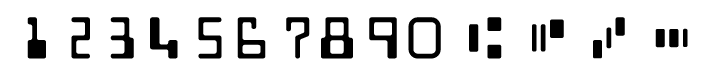
#> input picture OfferingPlate/examples/micr_e13b_reference.png, 708 x 79 px; its folder holds 2 pictures in this run
$ python bank_check_ocr_refactor.py --image ../examples/example_check.png --reference ../examples/micr_e13b_reference.png   (older library calls are emulated)
#> lines starting #> are read from the running program, lines starting #| are printed output that depends on the picture; after the words box and inside, x2 and y2 are one past the last pixel; in counts of white or black regions, pixels touching at a corner belong together
# USAGE
# python bank_check_ocr.py --image example_check.png --reference micr_e13b_reference.png

# import the necessary packages
from skimage.segmentation import clear_border
from imutils import contours
import numpy as np
import argparse
import imutils
import cv2

def extract_digits_and_symbols(image, charCnts, minW=5, minH=15):
    # grab the internal Python iterator for the list of character
    # contours, then  initialize the character ROI and location
    # lists, respectively
    charIter = charCnts.__iter__()
    rois = []
    locs = []

    # keep looping over the character contours until we reach the end
    # of the list
    while True:
        try:
            # grab the next character contour from the list, compute
            # its bounding box, and initialize the ROI
            c = next(charIter)
            (cX, cY, cW, cH) = cv2.boundingRect(c)
            roi = None

            # check to see if the width and height are sufficiently
            # large, indicating that we have found a digit
            if cW >= minW and cH >= minH:
                # extract the ROI
                roi = image[cY:cY + cH, cX:cX + cW]
                rois.append(roi)
                locs.append((cX, cY, cX + cW, cY + cH))

            # otherwise, we are examining one of the special symbols
            else:
                # MICR symbols include three separate parts, so we
                # need to grab the next two parts from our iterator,
                # followed by initializing the bounding box
                # coordinates for the symbol
                parts = [c, next(charIter), next(charIter)]
                (sXA, sYA, sXB, sYB) = (np.inf, np.inf, -np.inf,
                    -np.inf)

                # loop over the parts
                for p in parts:
                    # compute the bounding box for the part, then
                    # update our bookkeeping variables
                    (pX, pY, pW, pH) = cv2.boundingRect(p)
                    sXA = min(sXA, pX)
                    sYA = min(sYA, pY)
                    sXB = max(sXB, pX + pW)
                    sYB = max(sYB, pY + pH)

                # extract the ROI
                roi = image[sYA:sYB, sXA:sXB]
                rois.append(roi)
                locs.append((sXA, sYA, sXB, sYB))

        # we have reached the end of the iterator; gracefully break
        # from the loop
        except StopIteration:
            break

    # return a tuple of the ROIs and locations
    return (rois, locs)

def read_reference_image(refImage):
    # load the reference MICR image from disk, convert it to grayscale,
    # and threshold it, such that the digits appear as *white* on a
    # *black* background
#> called with refImage = '../examples/micr_e13b_reference.png'
    ref = cv2.imread(refImage)
#> ref is the input picture: shape (79, 708, 3); min 0, max 255, mean 222.6
    ref = cv2.cvtColor(ref, cv2.COLOR_BGR2GRAY)
#> ref: shape (79, 708)
    ref = imutils.resize(ref, width=400)
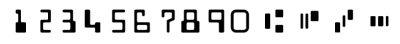
#> ref: shape (44, 400); min 0, max 255, mean 222.6
    ref = cv2.threshold(ref, 0, 255, cv2.THRESH_BINARY_INV |
        cv2.THRESH_OTSU)[1]
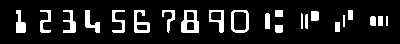
#> ref: shape (44, 400); 12.6% white; 22 white regions

    # find contours in the MICR image (i.e,. the outlines of the
    # characters) and sort them from left to right
    refCnts = cv2.findContours(ref.copy(), cv2.RETR_EXTERNAL,
        cv2.CHAIN_APPROX_SIMPLE)
#> refCnts = 22 contours, 3 with area under 20; largest, box (x1, y1, x2, y2) and area: (231, 10, 249, 33) 358, (181, 10, 199, 33) 320, (209, 10, 224, 33) 199, (134, 10, 150, 33) 193, (85, 10, 100, 33) 122
    refCnts = refCnts[0] if imutils.is_cv2() else refCnts[1]
    refCnts = contours.sort_contours(refCnts, method="left-to-right")[0]

    # extract the digits and symbols from the list of contours, then
    # initialize a dictionary to map the character name to the ROI
    refROIs = extract_digits_and_symbols(ref, refCnts,
        minW=10, minH=20)[0]
#> the loop in extract_digits_and_symbols, `while True:` made 15 passes
#> (c, cX, cY, cW, cH) on passes 12 to 13: ([[301, 13], [301, 28], [302, 28], [302, 14]], 301, 13, 2, 16), ([[335, 22], [335, 31], [339, 31], [339, 22]], 335, 22, 5, 10)
#> (cX, cY, cW, cH) on passes 1 to 6: (16, 10, 10, 23), (40, 10, 11, 23), (63, 10, 13, 23), (85, 10, 15, 23), (112, 10, 13, 23), (134, 10, 16, 23)
#> after the loop in extract_digits_and_symbols, `while True:`: locs = 14 items, first 6: (16, 10, 26, 33), (40, 10, 51, 33), (63, 10, 76, 33), (85, 10, 100, 33), (112, 10, 125, 33), (134, 10, 150, 33); rois = 14 items
#> refROIs = 14 items
    chars = {}

    # loop over the reference ROIs
    for (name, roi) in zip(charNames, refROIs):
        # resize the ROI to a fixed size, then update the characters
        # dictionary, mapping the character name to the ROI
        roi = cv2.resize(roi, (36, 36))
        chars[name] = roi
#> this loop made 14 passes
#> name on passes 1 to 12: '1', '2', '3', '4', '5', '6', '7', '8', '9', '0', 'T', 'U'
#> pass 1, in read_reference_image, `roi = cv2.resize(roi, (36, 36))`:
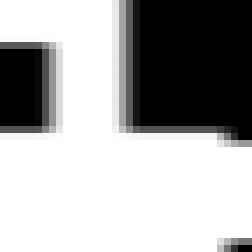
#> roi: shape (36, 36) (shown 7 times larger); min 0, max 255, mean 168.8
#> pass 2, in read_reference_image, `roi = cv2.resize(roi, (36, 36))`:
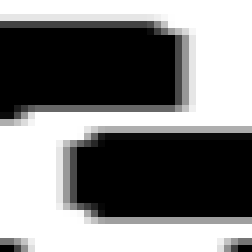
#> roi: shape (36, 36) (shown 7 times larger); min 0, max 255, mean 125.7
#> pass 3, in read_reference_image, `roi = cv2.resize(roi, (36, 36))`:
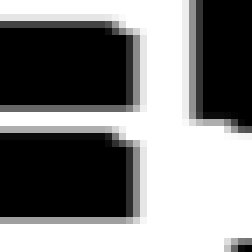
#> roi: shape (36, 36) (shown 7 times larger); min 0, max 255, mean 131.2
#> after the loop, chars = 14 items

    return chars

# [117 lines left out: function read_check, not called in this run]

# construct the argument parse and parse the arguments
ap = argparse.ArgumentParser()
ap.add_argument("-i", "--image", required=True,
    help="path to input image")
ap.add_argument("-r", "--reference", required=True,
    help="path to reference MICR E-13B font")
args = vars(ap.parse_args())

# initialize the list of reference character names, in the same
# order as they appear in the reference image where the digits
# their names and:
# T = Transit (delimit bank branch routing transit #)
# U = On-us (delimit customer account number)
# A = Amount (delimit transaction amount)
# D = Dash (delimit parts of numbers, such as routing or account)
charNames = ["1", "2", "3", "4", "5", "6", "7", "8", "9", "0", "T", "U", "A", "D"]

chars = read_reference_image(args["reference"])
#> chars = 14 items
rdir=r"C:\Users\Sam\Documents\Workspace\OfferingPlate"
import glob
import os
flist=glob.glob(os.path.join(rdir,"*.png"))
for f in flist:
    #read_check(args["image"])
    read_check(f)
